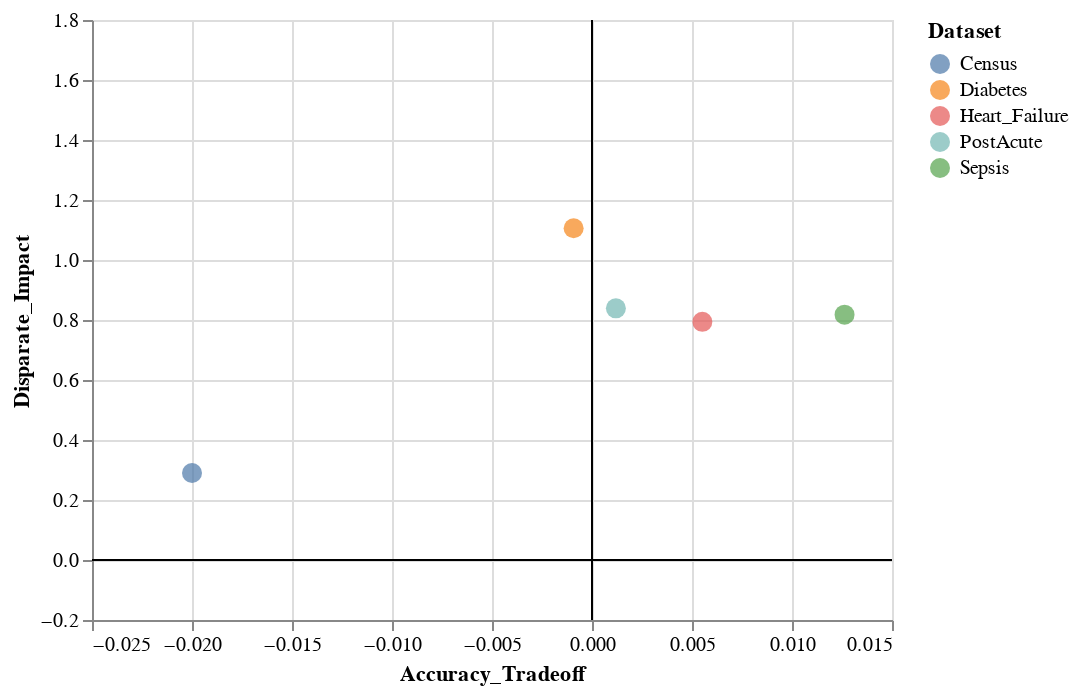

Write notebook code for a chart like this one.
### Code cell
DI = alt.Chart(reweight_graph_df).mark_circle(size = circle_size).encode(
    alt.X('Accuracy_Tradeoff',
        scale=x_scale
    ),
    alt.Y('Disparate_Impact',
        scale=DI_Y_scale
    ),
    color = "Dataset"
)

line = alt.Chart(pd.DataFrame({'Disparate_Impact': [0]})).mark_rule().encode(y='Disparate_Impact')
line2 = alt.Chart(pd.DataFrame({'Accuracy_Tradeoff': [0]})).mark_rule().encode(x='Accuracy_Tradeoff')


DI = DI + line + line2
DI

### Figure 1 — Vega-Lite specification as saved in the notebook (floating-point values rounded to 4 significant figures)
{"config": {"view": {"continuousWidth": 400, "continuousHeight": 300}}, "layer": [{"data": {"name": "data-83a0fd6b26dad24c33a5d012d6766a7f"}, "mark": {"type": "circle", "size": 100}, "encoding": {"color": {"type": "nominal", "field": "Dataset"}, "x": {"type": "quantitative", "field": "Accuracy_Tradeoff", "scale": {"domain": [-0.022, 0.012]}}, "y": {"type": "quantitative", "field": "Disparate_Impact", "scale": {"domain": [-0.04, 1.8]}}}}, {"data": {"name": "data-4a0805cee94a16f52b17b657850d4ea3"}, "mark": "rule", "encoding": {"y": {"type": "quantitative", "field": "Disparate_Impact"}}}, {"data": {"name": "data-b0ecc376719c7128cff837721978d59d"}, "mark": "rule", "encoding": {"x": {"type": "quantitative", "field": "Accuracy_Tradeoff"}}}], "$schema": "https://vega.github.io/schema/vega-lite/v4.8.1.json", "datasets": {"data-83a0fd6b26dad24c33a5d012d6766a7f": [{"Balanced_Accuracy": 0.5829, "Avg_Odd_Diff": -0.0848, "Disparate_Impact": 0.7939, "Stat_Parity_Diff": -0.09023, "Equal_Opp_Diff": -0.07243, "Theil_Index": 0.2638, "Dataset": "Heart_Failure", "Accuracy_Tradeoff": 0.005518}, {"Balanced_Accuracy": 0.6284, "Avg_Odd_Diff": 0.04636, "Disparate_Impact": 1.106, "Stat_Parity_Diff": 0.04844, "Equal_Opp_Diff": 0.05479, "Theil_Index": 0.2444, "Dataset": "Diabetes", "Accuracy_Tradeoff": -0.000918}, {"Balanced_Accuracy": 0.6981, "Avg_Odd_Diff": -0.03366, "Disparate_Impact": 0.8388, "Stat_Parity_Diff": -0.06357, "Equal_Opp_Diff": -0.005952, "Theil_Index": 0.07885, "Dataset": "PostAcute", "Accuracy_Tradeoff": 0.001195}, {"Balanced_Accuracy": 0.6585, "Avg_Odd_Diff": -0.09788, "Disparate_Impact": 0.8177, "Stat_Parity_Diff": -0.04869, "Equal_Opp_Diff": -0.1487, "Theil_Index": 0.06104, "Dataset": "Sepsis", "Accuracy_Tradeoff": 0.01263}, {"Balanced_Accuracy": null, "Avg_Odd_Diff": -0.19, "Disparate_Impact": 0.29, "Stat_Parity_Diff": -0.33, "Equal_Opp_Diff": -0.14, "Theil_Index": 0.08, "Dataset": "Census", "Accuracy_Tradeoff": -0.02}], "data-4a0805cee94a16f52b17b657850d4ea3": [{"Disparate_Impact": 0}], "data-b0ecc376719c7128cff837721978d59d": [{"Accuracy_Tradeoff": 0}]}}
